Frame 1 (no input): blank canvas, image omitted
Frame 60 (the mouse pressed at the canvas centre just before this capture): blank canvas, image omitted
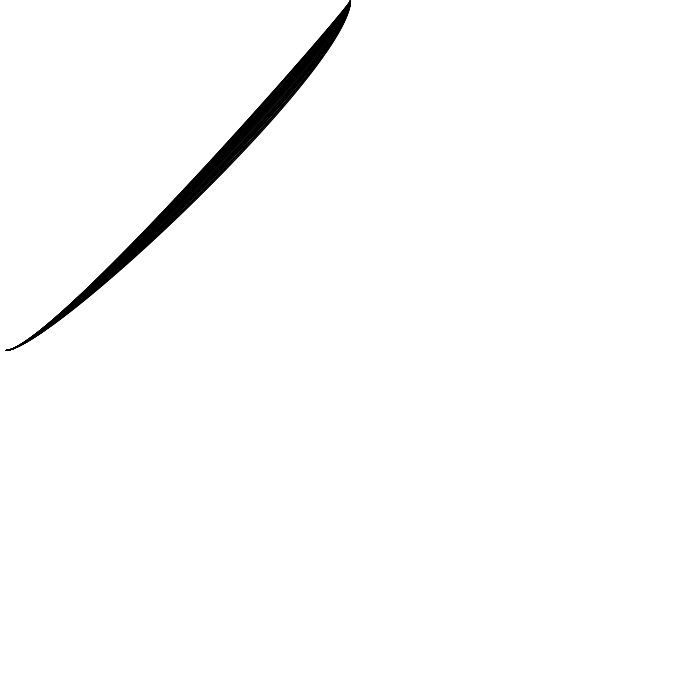
Frame 120 (the mouse held since frame 60 and released just before this capture)

The Processing sketch whose frames 1 and 60 were blank and that drew this single picture after the mouse press (run headless with seeded random() and noise(); from frame 60 on, the mouse is pressed at the canvas centre):

// Processing sketch: processing_117447
// ── processing_117447.pde

void setup()
{
  size(700, 700);
  background(255);
  smooth();


  
 
}

void draw() {
  if (mousePressed) {

    noFill();
    float r = random(5,70);
      bezier(5, mouseX, 50 , mouseY, mouseX, r, mouseX, 0);
      
  } else {
    
  }
  
}
